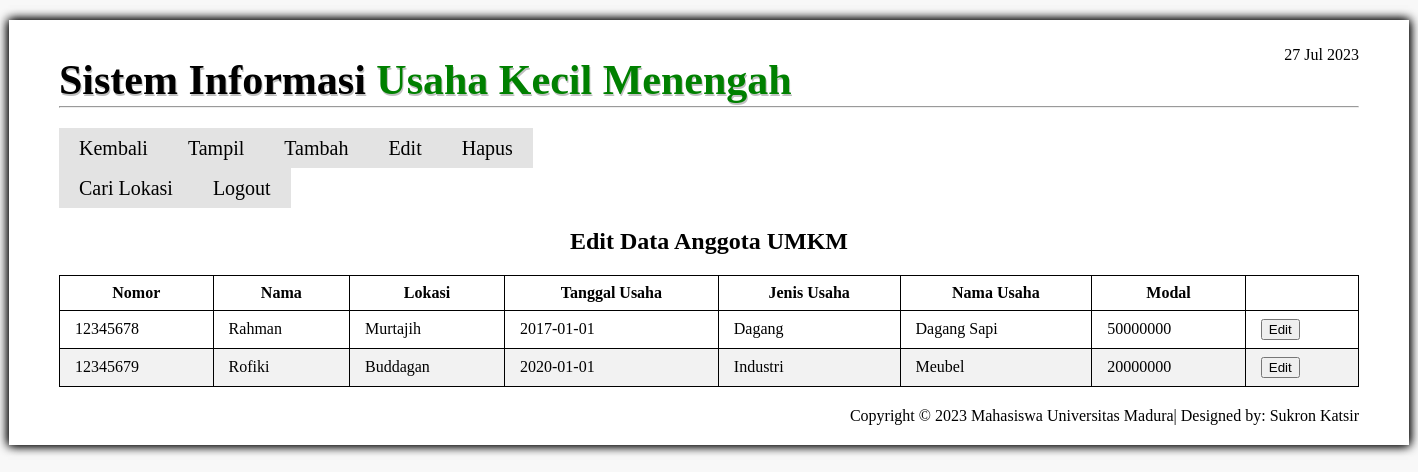
/edit_anggota.php, run on the app's committed database.
### tables this page shows
CREATE TABLE `anggota` (
  `id_anggota` char(8) NOT NULL,
  `nama` varchar(100) DEFAULT NULL,
  `lokasi` varchar(50) DEFAULT NULL,
  `tanggal_usaha` date DEFAULT NULL,
  `jenis_usaha` varchar(50) DEFAULT NULL,
  `usaha` varchar(50) DEFAULT NULL,
  `modal` bigint(100) DEFAULT NULL
);

### edit_anggota.php (the view, shortened to what this page needs)
<?php
  include("connection.php");
?>
<!DOCTYPE html>
<html lang="id">
<head>
  <link href="style3.css" rel="stylesheet" >
</head>
<body>
<div class="container">
<div id="header">
  <h1 id="logo">Sistem Informasi <span>Usaha Kecil Menengah</span></h1>
  <p id="tanggal"><?php echo date("d M Y"); ?></p>
</div>
<hr>
  <nav>
  <ul>
    <li><a href="index1.php">Kembali</a></li>
    <li><a href="tampil_anggota.php">Tampil</a></li>
    <li><a href="tambah_anggota.php">Tambah</a>
    <li><a href="edit_anggota.php">Edit</a>
    <li><a href="hapus_anggota.php">Hapus</a></li>
    <li><a href="tampil2.php">Cari Lokasi</a></li>
    <li><a href="logout.php">Logout</a>
  </ul>
  </nav>
<h2>Edit Data Anggota UMKM</h2>
 <table border="1">
  <tr>
  <th>Nomor</th>
  <th>Nama</th>
  <th>Lokasi</th>
  <th>Tanggal Usaha</th>
  <th>Jenis Usaha</th>
  <th>Nama Usaha</th>
  <th>Modal</th>
  <th></th>
  </tr>
  <?php
  $query = "SELECT * FROM anggota ORDER BY nama ASC";
  $result = mysqli_query($link, $query);
  while($data = mysqli_fetch_assoc($result))
  {
    echo "<tr>";
    echo "<td>$data[id_anggota]</td>";
    echo "<td>$data[nama]</td>";
    echo "<td>$data[lokasi]</td>";
    echo "<td>$data[tanggal_usaha]</td>";
    echo "<td>$data[jenis_usaha]</td>";
    echo "<td>$data[usaha]</td>";
    echo "<td>$data[modal]</td>";
    echo "<td>";
    ?>
      <form action="form_edit.php" method="post" >
      <input type="submit" name="submit" value="Edit" >
      </form>
    <?php
    echo "</td>";
    echo "</tr>";
  }
  ?>
  </table>
  <div id="footer">
  Copyright © <?php echo date("Y"); ?> Mahasiswa Universitas Madura| Designed by: Sukron Katsir
</div>
</body>
</html>

### style3.css (style rules this page uses)
body { background-color: #F8F8F8; }
div.container { width: 1300px; padding: 10px 50px 20px; background-color: white; margin: 20px auto; box-shadow: 1px 0px 10px, -1px 0px 10px ; }
h1,h2,h3 { text-align: center; font-family: Cambria, "Times New Roman", serif; clear: both; }
#footer { text-align: right; margin-top: 20px; }
#header { height: 60px; }
#logo { font-size: 42px; float: left; text-shadow: 1px 2px #C0C0C0; margin-top: 10px; margin-bottom: 0px; }
#logo span { color: green; }
#tanggal { text-align: right; }
hr { margin: 0px; }
nav { width: 500px; float: left; clear: both; }
ul { padding: 0; margin: 20px 0; list-style: none; overflow: hidden; }
nav li a { float: left; background-color: #E3E3E3; color: black; text-decoration: none; font-size: 20px; height: 30px; line-height: 30px; padding: 5px 20px; }
table { border-collapse:collapse; border-spacing:0; border:1px black solid; width:100% }
th, td { padding:8px 15px; border:1px black solid; }
tr:nth-child(2n+3) { background-color: #F2F2F2; }

### data on the page
anggota: id_anggota "12345678", nama "Rahman", lokasi "Murtajih", tanggal_usaha "2017-01-01", jenis_usaha "Dagang", usaha "Dagang Sapi", modal "50000000"
anggota: id_anggota "12345679", nama "Rofiki", lokasi "Buddagan", tanggal_usaha "2020-01-01", jenis_usaha "Industri", usaha "Meubel", modal "20000000"
